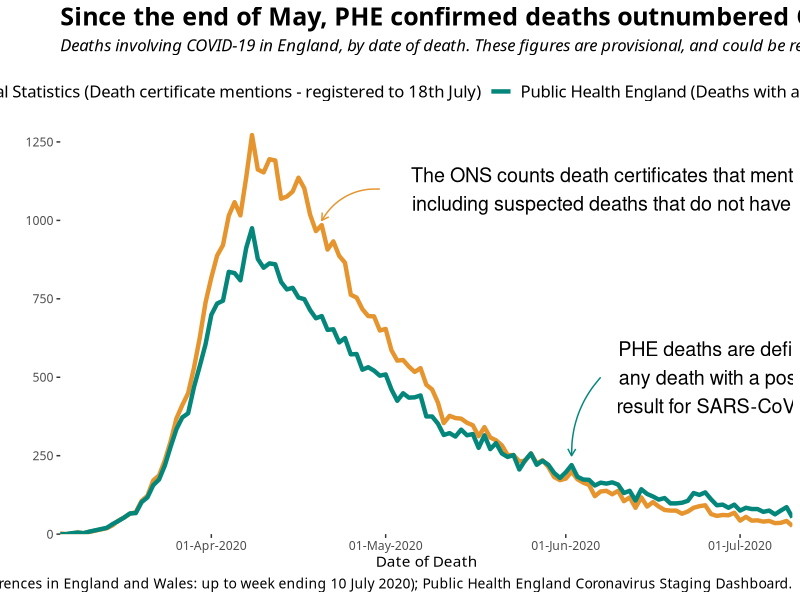
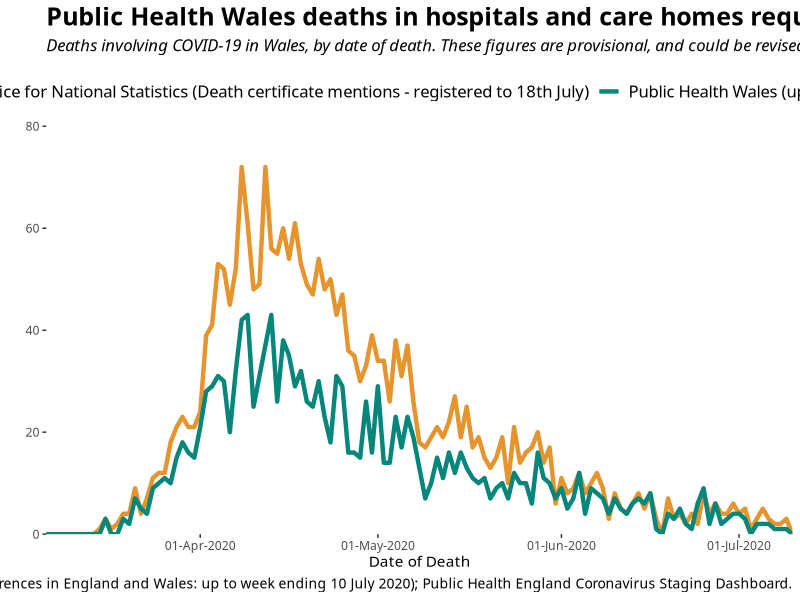

The R script that drew these images, in order:
## Packages and Themes
library(tidyverse)
library(readxl)

theme_clean <- theme_bw(base_family="Calibri") + 
  theme(legend.position = "top",
        legend.title = element_text(size = 12),
        legend.text = element_text(size = 12),
        plot.title = element_text(size = 18, face = "bold"),
        plot.subtitle = element_text(size = 12, face = "italic", margin = margin(b=12)),
        plot.caption = element_text(size = 10),
        panel.grid.major = element_blank(),
        panel.grid.minor = element_blank(),
        panel.border = element_blank())
theme_set(theme_clean)

## Import and tidy data
ph_ons_deaths_df <- read_excel("Coronavirus Deaths by Source/PHE and ONS Comparisons - 2020-07-22.xlsx",
                               sheet = "DATA",
                               col_types = c("date", "text", "numeric", "numeric")) %>%
  pivot_longer(cols = 3:4,
               names_to = "data_source",
               values_to = "new_deaths",
               values_drop_na = TRUE)

ph_ons_deaths_df %>%
  group_by(area_name, data_source) %>%
  summarise(sum = sum(new_deaths))

## Make the graphs
phe_ons_england_gg <- ph_ons_deaths_df %>%
  filter(area_name == "England") %>%
  ggplot(aes(x = date_of_death,
             y = new_deaths,
             group = data_source)) +
  geom_line(aes(color = data_source),
            size = 1.5) +
  scale_x_datetime(date_labels = "%d-%b-%Y",
                   expand = c(0,0)) +
  scale_y_continuous(limits = c(0, 1300),
                     expand = c(0,0)) +
  labs(title = "Since the end of May, PHE confirmed deaths outnumbered ONS COVID-19 certificate mentions in England.",
       subtitle = "Deaths involving COVID-19 in England, by date of death. These figures are provisional, and could be revised.",
       caption = "Author's calculations. Data: ONS (Comparison of weekly death occurrences in England and Wales: up to week ending 10 July 2020); Public Health England Coronavirus Staging Dashboard.",
       x = "Date of Death",
       y = "") +
  scale_color_manual(name = "",
                    breaks = c("ons_deaths", "ph_new_deaths"),
                    labels = c("Office for National Statistics (Death certificate mentions - registered to 18th July)",
                               "Public Health England (Deaths with a positive test - up to 20th July)"),
                    values = c("#e5942e","#04867b")) +
  annotate("text",
           x = as.POSIXct(as.Date("2020-05-01")),
           y = 1100,
           label = "The ONS counts death certificates that mention COVID-19:\nincluding suspected deaths that do not have lab-confirmation.",
           hjust = -0.05, size = 5) +
  annotate("curve",
           x = as.POSIXct(as.Date("2020-04-30")),
           xend = as.POSIXct(as.Date("2020-04-20")),
           y = 1100, yend = 1000,
           curvature = 0.3, arrow = arrow(length = unit(2, "mm")),
           color = "#e5942e") +
  annotate("text",
           x = as.POSIXct(as.Date("2020-06-08")),
           y = 500,
           label = "PHE deaths are defined as:\nany death with a positive test\nresult for SARS-CoV-2.",
           hjust = -0.05, size = 5) +
  annotate("curve",
           x = as.POSIXct(as.Date("2020-06-07")),
           xend = as.POSIXct(as.Date("2020-06-02")),
           y = 500, yend= 250,
           curvature = 0.2, arrow = arrow(length = unit(2, "mm")),
           color = "#04867b")

phw_ons_wales_gg <- ph_ons_deaths_df %>%
  filter(area_name == "Wales") %>%
  ggplot(aes(x = date_of_death,
             y = new_deaths,
             group = data_source)) +
  geom_line(aes(color = data_source),
            size = 1.5) +
  scale_x_datetime(date_labels = "%d-%b-%Y",
                   expand = c(0,0)) +
  scale_y_continuous(limits = c(0, 80),
                     expand = c(0,0)) +
  labs(title = "Public Health Wales deaths in hospitals and care homes require a positive test, and clinical suspicion that COVID-19 was a causative factor.",
       subtitle = "Deaths involving COVID-19 in Wales, by date of death. These figures are provisional, and could be revised.",
       caption = "Author's calculations. Data: ONS (Comparison of weekly death occurrences in England and Wales: up to week ending 10 July 2020); Public Health England Coronavirus Staging Dashboard.",
       x = "Date of Death",
       y = "") +
  scale_color_manual(name = "",
                     breaks = c("ons_deaths", "ph_new_deaths"),
                     labels = c("Office for National Statistics (Death certificate mentions - registered to 18th July)",
                                "Public Health Wales (up to 20th July)"),
                     values = c("#e5942e","#04867b"))